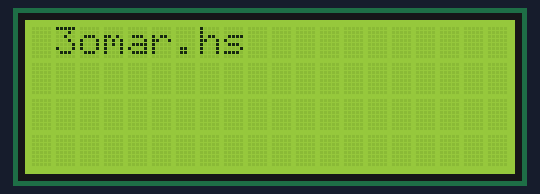
This sketch was run on a simulated Arduino Uno, built with avr-gcc and run on an emulated ATmega328P. Shown: 20×4 character LCD.

Above: at 0.1 s.
At 5.2 s:
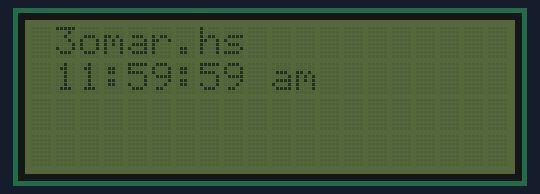
At 13.4 s:
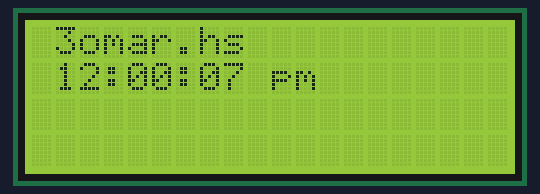
At 21.6 s:
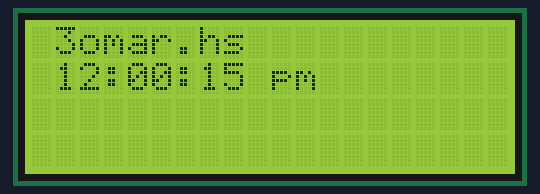
At 29.8 s:
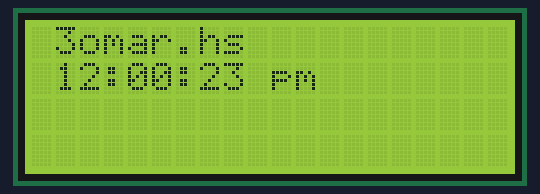
At 39.0 s:
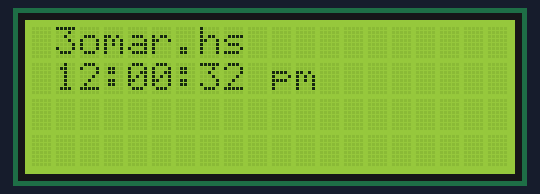

Measured:
- what the display in image 1 shows lasts 1.0 s, from 5.2 s to 6.2 s

The sketch:

LCD_I2C_Clock.ino
```cpp
#include <Wire.h>
#include <LiquidCrystal_I2C.h>
LiquidCrystal_I2C lcd(0x27,20,4);

void setup() {
  lcd.backlight();
  lcd.init();
  lcd.setCursor(1, 0);
  lcd.print("3omar.hs");
}

int h=11, m=59, s=55;
String ap="am";

void loop() {delay(1000);
String H=String(h);
String M=String(m);
String S=String(s);
s++;
lcd.clear();
lcd.setCursor(1, 0);
lcd.print("3omar.hs");
lcd.setCursor(1, 1);
if(h<10)
  H="0"+H;
if(m<10)
  M="0"+M;
if(s<11)
  S="0"+S;
lcd.print(H+":"+M+":"+S+" "+ap);
if(ap=="pm")
  lcd.backlight();
if(ap=="am")
  lcd.noBacklight();
if(s==60){
  m++;
  s=0;
}
if(m==60){
  h++;
  m=0;
}
if(h==13){
  h=1;
}
if((h==12)&&(m==0)&&(s==0)){
  if(ap=="am"){
    ap="pm";
  }
  else{
    ap="am";
  }
}
}
```
